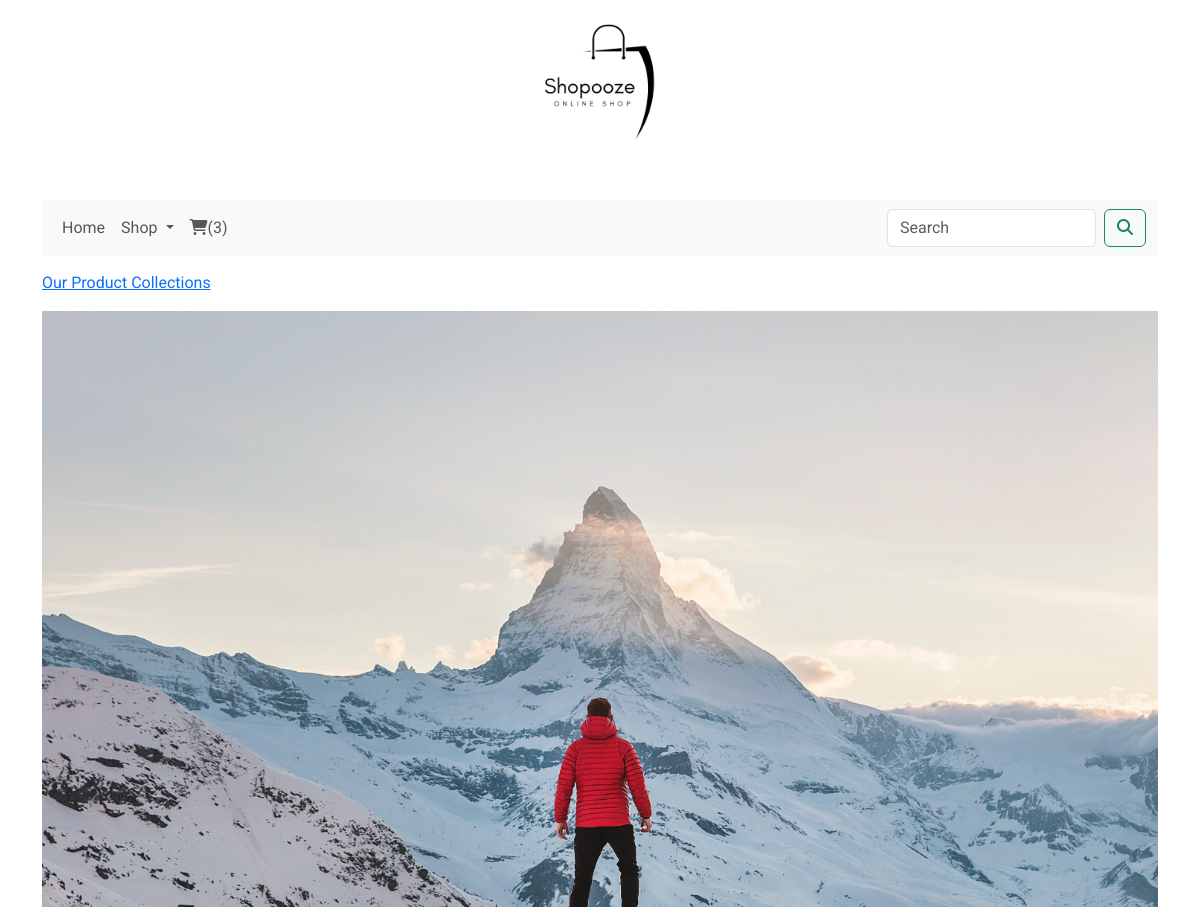
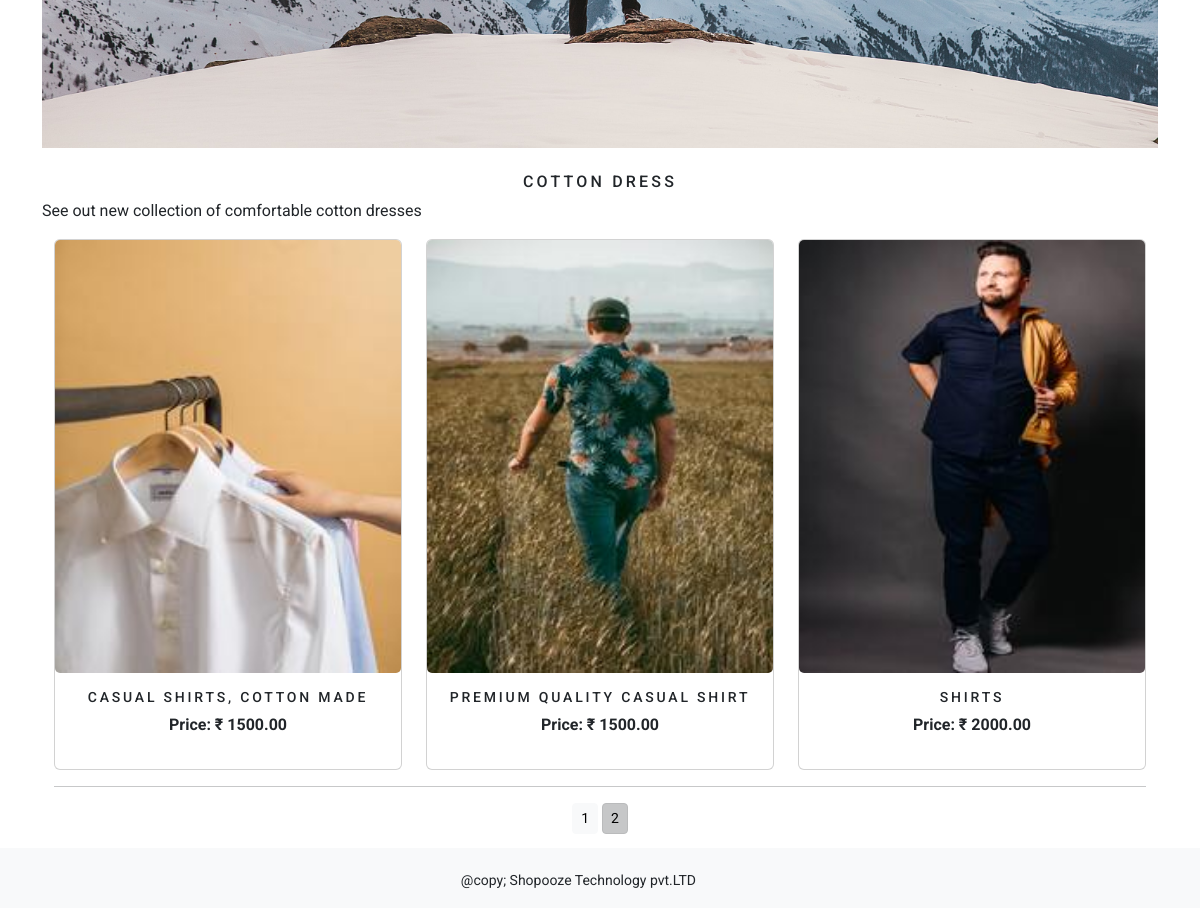
Screenshot of /ecommerce_app/cotton-dress/?page=2 with the database file from the repository (2 pictures, top to bottom).
### ecommerce_app/models.py (models this page shows, shortened)
class Category(models.Model):
    name = models.CharField(max_length=250, unique=True)
    slug = models.SlugField(max_length=250, unique=True)
    description = models.TextField(blank=True)
    image = models.ImageField(upload_to='category', blank=True)
    class Meta:
        ordering = ('name',)
        verbose_name = 'category'
        verbose_name_plural = 'categories'
    def get_url(self):
        return reverse('ecommerce_app:products_by_category', args=[self.slug])

class Product(models.Model):
    name = models.CharField(max_length=250, unique=True)
    slug = models.SlugField(max_length=250, unique=True)
    description = models.TextField(blank=True)
    price = models.DecimalField(max_digits=10, decimal_places=2)
    category = models.ForeignKey(Category, on_delete=models.CASCADE)
    image = models.ImageField(upload_to='product', blank=True)
    stock = models.IntegerField()
    available = models.BooleanField(default=True)
    created = models.DateTimeField(auto_now_add=True)
    updated = models.DateTimeField(auto_now=True)
    def get_url(self):
        return reverse('ecommerce_app:proDetailCat', args=[self.category.slug, self.slug])
    class Meta:
        ordering = ('name',)
        verbose_name = 'product'
        verbose_name_plural = 'products'

### ecommerce_app/views.py (the view)
# urls.py: path('', views.allProdCat, name='allProdCat'),
def allProdCat(request, c_slug=None):
    c_page = None
    products_list = None
    if c_slug != None:
        c_page = get_object_or_404(Category, slug=c_slug)
        products_list = Product.objects.all().filter(category=c_page, available=True)
    else:
        products_list = Product.objects.all().filter(available=True)
    paginator = Paginator(products_list, 6)
    try:
        page = int(request.GET.get('page', '1'))
    except:
        page = 1
    try:
        products = paginator.page(page)
    except(EmptyPage, InvalidPage):
        products = paginator.page(paginator.num_pages)
    return render(request, "category.html", {'category': c_page, 'products': products})

### cart/context_processors.py (called while the page is built)
def counter(request):
    item_count = 0
    if 'admin' in request.path:
        return {}
    else:
        try:
            cart = Cart.objects.filter(cart_id=_cart_id(request))
            car_items = CartItem.objects.all().filter(cart=cart[:1])
            for cart_item in car_items:
                item_count += cart_item.quantity
        except Cart.DoesNotExist:
            item_count = 0
    return dict(item_count=item_count)

### cart/views.py (called while the page is built)
def _cart_id(request):
    cart = request.session.session_key
    if not cart:
        cart = request.session.create()
        return cart

### ecommerce_app/context_processors.py (called while the page is built)
def menu_links(request):
    links = Category.objects.all()
    return dict(links=links)

### templates/category.html (shortened to what this page needs)
{% extends 'base.html' %}
{% load static %}
{% block content %}
{% if category %}
    <div>
        <div class="row my_row_class">
            <div class="mx-auto">
            <p><a href="{% url 'ecommerce_app:allProdCat' %}">Our Product Collections</a> </p>
        </div>
            </div>
    </div>
{% endif %}
 <div class="mx_auto">
     {% if category %}
         <img class="my_image" src="{{category.image.url}}" alt="{{category.name}}"width=1325px height=400px>
 </div>
<br>
<div>
    <h1 class="text-center my_title">{{category.name}}</h1>
    <p class="text-justify">{{category.description}}</p>
</div>
{% endif %}
<div class="container">
    <div class="row max_auto">
        {% for product in products.object_list %}
        <div class="my_bottom_margin col-9 col-sm-12 col-md-4 xol-lg-4">
            <div class="card text-center" style="min-width:18rem;">
                <a href="{{product.get_url}}"> <img class="card-img my_image" src="{{product.image.url}}" alt="{{product.name}}" ></a>
                <div class="card-body">
                  <h4>{{product.name}}</h4>
                    <p><b>Price: &#8377; {{product.price}}</b></p>
                </div>
            </div>
        </div>
        {% endfor %}
    </div>
    <div class="mx-auto">
        {% if products.paginator.num_pages > 1 %}
        <hr>
        <div class="text-center">
            {% for pg in products.paginator.page_range %}
            <a href="?page={{pg}}" class="btn btn-light btn-sm {% if products.number == pg %}active{% endif %}">{{pg}}</a>
            {% endfor %}
        </div>
        {% endif %}
    </div>
    <br>
</div>
{% endblock %}

### static/css/custom.css (style rules this page uses)
body { font-family: 'Roboto', sans-serif; }
.my_row_class { padding-top: 15px; }
.my_image { width:100%; height:auto; }
.my_title { font-size: 16px; text-transform: uppercase; letter-spacing: .2em; }
.my_bottom_margin { bottom-margin:10px; }
.card-body h4 { font-size:14px; text-transform:uppercase; letter-spacing: .2em; }

### rows the page displays
Category: image (picture), name "COTTON DRESS", description "See out new collection of comfortable cotton dresses"
Product: image (picture), name "CASUAL SHIRTS, COTTON MADE", price "1500.00"
Product: image (picture), name "PREMIUM QUALITY CASUAL SHIRT", price "1500.00"
Product: image (picture), name "SHIRTS", price "2000.00"

### other values shown
{{ item_count }} "3"
{{ pg }} "1" "2"
